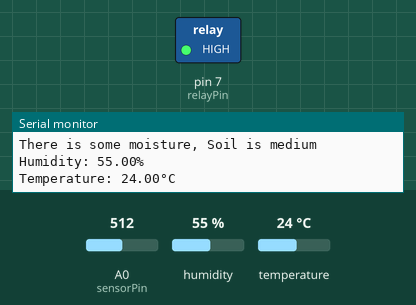
This sketch was run on a simulated Arduino Uno, built with avr-gcc and run on an emulated ATmega328P. Shown: switched loads named in the sketch (green lamp = pin HIGH), the last lines printed to the serial monitor. Inputs (shaded band) come from the test bench; at power-on: A0 (sensorPin) = 512, humidity 55 %, temperature 24 °C.

Above: at 1.9 s.
2.0 s: A0 (sensorPin) set to 641
3.6 s: A0 (sensorPin) set to 662
At 5.7 s:
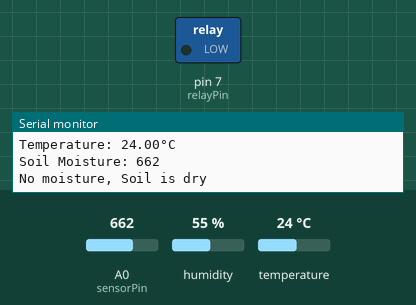
Timing chart, 0 to 7.2 s (numbered marks = the images above; inputs shaded):
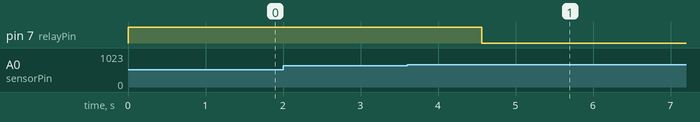

The sketch:

arduinoCode.ino
```cpp
#include <DHT.h>
#include <SoftwareSerial.h>
#define DHTPIN 2 // Pin where the DHT11 sensor is connected
#define DHTTYPE DHT11 // Change to DHT22 if you're using a DHT22 sensor

DHT dht(DHTPIN, DHTTYPE);
const int sensorPin = A0;  // Soil Moisture Sensor Pin
const int relayPin = 7;    // Relay Pin
SoftwareSerial BTSerial(10, 11);

void setup() {
    Serial.begin(9600);
    pinMode(sensorPin, INPUT);
    pinMode(relayPin, OUTPUT);
    dht.begin();
    BTSerial.begin(9600);
}

void loop() {
    int soilMoisture = analogRead(sensorPin);
    Serial.print("Soil Moisture: ");
    Serial.println(soilMoisture);

    if (soilMoisture > 650) {
        Serial.println("No moisture, Soil is dry");
        digitalWrite(relayPin, LOW);  // Turn off the relay
    }

    else if (soilMoisture >= 300 && soilMoisture <= 650) {
        Serial.println("There is some moisture, Soil is medium");
        digitalWrite(relayPin, HIGH);  // Turn on the relay
    }

    else {
        Serial.println("Soil is wet");
        digitalWrite(relayPin, HIGH);  // Turn on the relay
    }

    float humidity = dht.readHumidity();
    float temperature = dht.readTemperature();

    if (!isnan(humidity) && !isnan(temperature)) {
        Serial.print("Humidity: ");
        Serial.print(humidity);
        Serial.println("%");
        Serial.print("Temperature: ");
        Serial.print(temperature);
        Serial.println("°C");
        BTSerial.print("Soil Condition: ");

        if (soilMoisture > 650) {
            BTSerial.println("No moisture, Soil is dry");
        }
        else if (soilMoisture >= 300 && soilMoisture <= 650) {
            BTSerial.println("There is some moisture, Soil is medium");
        }
        else {
            BTSerial.println("Soil is wet");
        }

        BTSerial.print("Humidity: ");
        BTSerial.print(humidity);
        BTSerial.println("%");
        BTSerial.print("Temperature: ");
        BTSerial.print(temperature);
        BTSerial.println("°C");
    }

    else {
        Serial.println("Failed to read from DHT sensor!");
    }

    delay(1000);  // Wait a moment before the next DHT reading
}
```

Measured:
- the behaviour switches between 650 and 651 on A0 (sensorPin) (found by bisection; images 0 and 1)
- after the input at 3.6 s, pin 7 (relayPin): HIGH → LOW after 0.96 s
